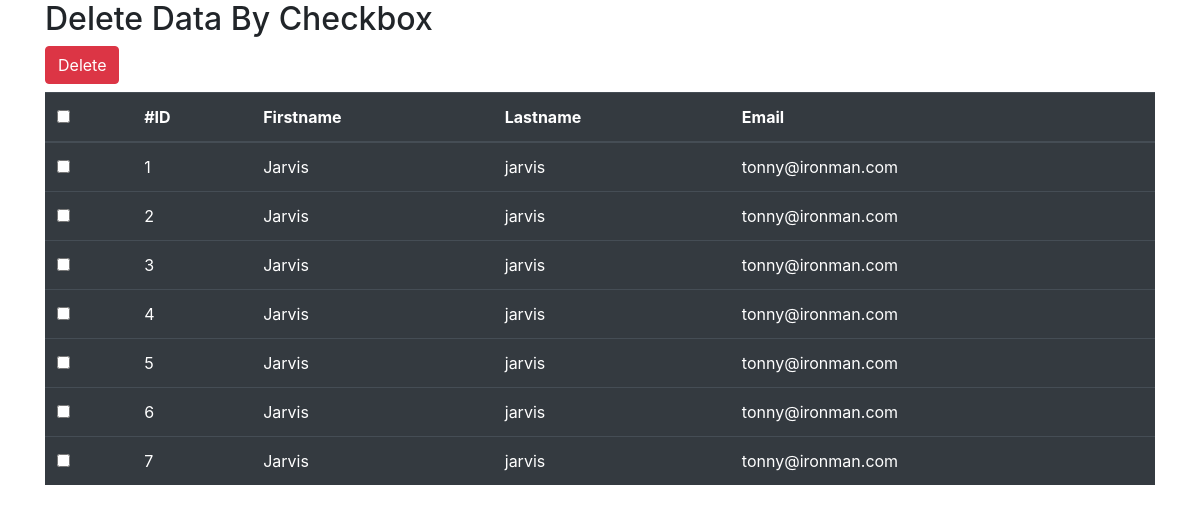
The page / on the database its author committed.
### tables this page shows
CREATE TABLE `users` (
  `id` int(5) NOT NULL,
  `first_name` varchar(100) NOT NULL,
  `last_name` varchar(100) NOT NULL,
  `email` varchar(100) NOT NULL
);

### index.php (the view, shortened to what this page needs)
<?php
require_once('conn/config.php');
require_once('inc/header.php');
?>
  <h2>Delete Data By Checkbox</h2>
         <a href="javascript:void(0)" onclick="delete_all();" class="btn btn-danger">Delete</a>     <form id="chk_box_form">
  <table class="table table-dark mt-2">
    <thead>
      <tr>
        <th><input type="checkbox" id="delete_chkbox"  onclick="select_all();"></th>
        <th>#ID</th>
        <th>Firstname</th>
        <th>Lastname</th>
        <th>Email</th>
      </tr>
    </thead>
    <tbody>
    	<?php
    	$getData = "SELECT * FROM users";
    	$res = mysqli_query($conn,$getData);
    	if(mysqli_num_rows($res) > 0){
    		$sno=1;
    		while($rs = mysqli_fetch_assoc($res)){?>
    			<tr id="table_data<?php echo $rs['id'];?>">
			      	<td><input type="Checkbox" name="delete_data[]" id="<?php echo $rs['id']; ?>" value="<?php echo $rs['id']; ?>"></td>
			      	<td><?php echo $sno++; ?></td>
			        <td><?php echo $rs['first_name']; ?></td>
			        <td><?php echo $rs['last_name']; ?></td>
			        <td><?php echo $rs['email']; ?></td>
      			</tr>
      		<?php } }  ?>
      </tbody>
  </table>
</form>
<?php require_once('inc/footer.php');?>

### inc/header.php (shortened to what this page needs)
<!DOCTYPE html>
<html lang="en">
<head>
  <link rel="stylesheet" href="https://maxcdn.bootstrapcdn.com/bootstrap/4.5.2/css/bootstrap.min.css">
</head>
<body>
<div class="container">

### inc/footer.php
</div>
</body>
</html>

### rows shown on the page
users: first_name "Jarvis", last_name "jarvis", email "tonny@ironman.com"
users: first_name "Jarvis", last_name "jarvis", email "tonny@ironman.com"
users: first_name "Jarvis", last_name "jarvis", email "tonny@ironman.com"
users: first_name "Jarvis", last_name "jarvis", email "tonny@ironman.com"
users: first_name "Jarvis", last_name "jarvis", email "tonny@ironman.com"
users: first_name "Jarvis", last_name "jarvis", email "tonny@ironman.com"
users: first_name "Jarvis", last_name "jarvis", email "tonny@ironman.com"
